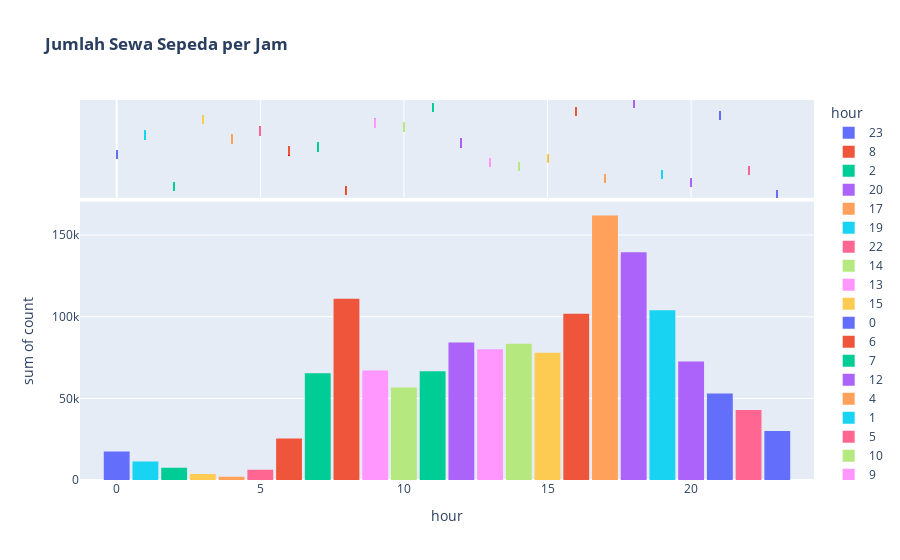

The notebook cell this image was saved under:
### Code cell
fig_hour_count = px.histogram(df, x="hour", y="count", color="hour", barmode="relative",
                             marginal="rug", title="<b>Jumlah Sewa Sepeda per Jam</b>")
fig_hour_count.update_layout(bargap=0.1)
fig_hour_count.show()

### Figure 1 — Plotly figure (JSON) as saved in the notebook; plotly's stock layout.template omitted (floating-point values rounded to 4 significant figures; data arrays with more than 128 entries replaced by an {"elided": "..."} marker saying what was removed)
{"data": [{"bingroup": "x", "histfunc": "sum", "hovertemplate": "hour=%{x}<br>sum of count=%{y}<extra></extra>", "legendgroup": "23", "marker": {"color": "#636efa", "pattern": {"shape": ""}}, "name": "23", "orientation": "v", "showlegend": true, "type": "histogram", "x": {"elided": "328 int values"}, "xaxis": "x", "y": {"elided": "328 int values"}, "yaxis": "y"}, {"boxpoints": "all", "fillcolor": "rgba(255,255,255,0)", "hoveron": "points", "hovertemplate": "hour=%{x}<extra></extra>", "jitter": 0, "legendgroup": "23", "line": {"color": "rgba(255,255,255,0)"}, "marker": {"color": "#636efa", "symbol": "line-ns-open"}, "name": "23", "showlegend": false, "type": "box", "x": {"elided": "328 int values"}, "xaxis": "x2", "yaxis": "y2"}, {"bingroup": "x", "histfunc": "sum", "hovertemplate": "hour=%{x}<br>sum of count=%{y}<extra></extra>", "legendgroup": "8", "marker": {"color": "#EF553B", "pattern": {"shape": ""}}, "name": "8", "orientation": "v", "showlegend": true, "type": "histogram", "x": {"elided": "313 int values"}, "xaxis": "x", "y": {"elided": "313 int values"}, "yaxis": "y"}, {"boxpoints": "all", "fillcolor": "rgba(255,255,255,0)", "hoveron": "points", "hovertemplate": "hour=%{x}<extra></extra>", "jitter": 0, "legendgroup": "8", "line": {"color": "rgba(255,255,255,0)"}, "marker": {"color": "#EF553B", "symbol": "line-ns-open"}, "name": "8", "showlegend": false, "type": "box", "x": {"elided": "313 int values"}, "xaxis": "x2", "yaxis": "y2"}, {"bingroup": "x", "histfunc": "sum", "hovertemplate": "hour=%{x}<br>sum of count=%{y}<extra></extra>", "legendgroup": "2", "marker": {"color": "#00cc96", "pattern": {"shape": ""}}, "name": "2", "orientation": "v", "showlegend": true, "type": "histogram", "x": {"elided": "320 int values"}, "xaxis": "x", "y": {"elided": "320 int values"}, "yaxis": "y"}, {"boxpoints": "all", "fillcolor": "rgba(255,255,255,0)", "hoveron": "points", "hovertemplate": "hour=%{x}<extra></extra>", "jitter": 0, "legendgroup": "2", "line": {"color": "rgba(255,255,255,0)"}, "marker": {"color": "#00cc96", "symbol": "line-ns-open"}, "name": "2", "showlegend": false, "type": "box", "x": {"elided": "320 int values"}, "xaxis": "x2", "yaxis": "y2"}, {"bingroup": "x", "histfunc": "sum", "hovertemplate": "hour=%{x}<br>sum of count=%{y}<extra></extra>", "legendgroup": "20", "marker": {"color": "#ab63fa", "pattern": {"shape": ""}}, "name": "20", "orientation": "v", "showlegend": true, "type": "histogram", "x": {"elided": "319 int values"}, "xaxis": "x", "y": {"elided": "319 int values"}, "yaxis": "y"}, {"boxpoints": "all", "fillcolor": "rgba(255,255,255,0)", "hoveron": "points", "hovertemplate": "hour=%{x}<extra></extra>", "jitter": 0, "legendgroup": "20", "line": {"color": "rgba(255,255,255,0)"}, "marker": {"color": "#ab63fa", "symbol": "line-ns-open"}, "name": "20", "showlegend": false, "type": "box", "x": {"elided": "319 int values"}, "xaxis": "x2", "yaxis": "y2"}, {"bingroup": "x", "histfunc": "sum", "hovertemplate": "hour=%{x}<br>sum of count=%{y}<extra></extra>", "legendgroup": "17", "marker": {"color": "#FFA15A", "pattern": {"shape": ""}}, "name": "17", "orientation": "v", "showlegend": true, "type": "histogram", "x": {"elided": "343 int values"}, "xaxis": "x", "y": {"elided": "343 int values"}, "yaxis": "y"}, {"boxpoints": "all", "fillcolor": "rgba(255,255,255,0)", "hoveron": "points", "hovertemplate": "hour=%{x}<extra></extra>", "jitter": 0, "legendgroup": "17", "line": {"color": "rgba(255,255,255,0)"}, "marker": {"color": "#FFA15A", "symbol": "line-ns-open"}, "name": "17", "showlegend": false, "type": "box", "x": {"elided": "343 int values"}, "xaxis": "x2", "yaxis": "y2"}, {"bingroup": "x", "histfunc": "sum", "hovertemplate": "hour=%{x}<br>sum of count=%{y}<extra></extra>", "legendgroup": "19", "marker": {"color": "#19d3f3", "pattern": {"shape": ""}}, "name": "19", "orientation": "v", "showlegend": true, "type": "histogram", "x": {"elided": "326 int values"}, "xaxis": "x", "y": {"elided": "326 int values"}, "yaxis": "y"}, {"boxpoints": "all", "fillcolor": "rgba(255,255,255,0)", "hoveron": "points", "hovertemplate": "hour=%{x}<extra></extra>", "jitter": 0, "legendgroup": "19", "line": {"color": "rgba(255,255,255,0)"}, "marker": {"color": "#19d3f3", "symbol": "line-ns-open"}, "name": "19", "showlegend": false, "type": "box", "x": {"elided": "326 int values"}, "xaxis": "x2", "yaxis": "y2"}, {"bingroup": "x", "histfunc": "sum", "hovertemplate": "hour=%{x}<br>sum of count=%{y}<extra></extra>", "legendgroup": "22", "marker": {"color": "#FF6692", "pattern": {"shape": ""}}, "name": "22", "orientation": "v", "showlegend": true, "type": "histogram", "x": {"elided": "326 int values"}, "xaxis": "x", "y": {"elided": "326 int values"}, "yaxis": "y"}, {"boxpoints": "all", "fillcolor": "rgba(255,255,255,0)", "hoveron": "points", "hovertemplate": "hour=%{x}<extra></extra>", "jitter": 0, "legendgroup": "22", "line": {"color": "rgba(255,255,255,0)"}, "marker": {"color": "#FF6692", "symbol": "line-ns-open"}, "name": "22", "showlegend": false, "type": "box", "x": {"elided": "326 int values"}, "xaxis": "x2", "yaxis": "y2"}, {"bingroup": "x", "histfunc": "sum", "hovertemplate": "hour=%{x}<br>sum of count=%{y}<extra></extra>", "legendgroup": "14", "marker": {"color": "#B6E880", "pattern": {"shape": ""}}, "name": "14", "orientation": "v", "showlegend": true, "type": "histogram", "x": {"elided": "332 int values"}, "xaxis": "x", "y": {"elided": "332 int values"}, "yaxis": "y"}, {"boxpoints": "all", "fillcolor": "rgba(255,255,255,0)", "hoveron": "points", "hovertemplate": "hour=%{x}<extra></extra>", "jitter": 0, "legendgroup": "14", "line": {"color": "rgba(255,255,255,0)"}, "marker": {"color": "#B6E880", "symbol": "line-ns-open"}, "name": "14", "showlegend": false, "type": "box", "x": {"elided": "332 int values"}, "xaxis": "x2", "yaxis": "y2"}, {"bingroup": "x", "histfunc": "sum", "hovertemplate": "hour=%{x}<br>sum of count=%{y}<extra></extra>", "legendgroup": "13", "marker": {"color": "#FF97FF", "pattern": {"shape": ""}}, "name": "13", "orientation": "v", "showlegend": true, "type": "histogram", "x": {"elided": "319 int values"}, "xaxis": "x", "y": {"elided": "319 int values"}, "yaxis": "y"}, {"boxpoints": "all", "fillcolor": "rgba(255,255,255,0)", "hoveron": "points", "hovertemplate": "hour=%{x}<extra></extra>", "jitter": 0, "legendgroup": "13", "line": {"color": "rgba(255,255,255,0)"}, "marker": {"color": "#FF97FF", "symbol": "line-ns-open"}, "name": "13", "showlegend": false, "type": "box", "x": {"elided": "319 int values"}, "xaxis": "x2", "yaxis": "y2"}, {"bingroup": "x", "histfunc": "sum", "hovertemplate": "hour=%{x}<br>sum of count=%{y}<extra></extra>", "legendgroup": "15", "marker": {"color": "#FECB52", "pattern": {"shape": ""}}, "name": "15", "orientation": "v", "showlegend": true, "type": "histogram", "x": {"elided": "313 int values"}, "xaxis": "x", "y": {"elided": "313 int values"}, "yaxis": "y"}, {"boxpoints": "all", "fillcolor": "rgba(255,255,255,0)", "hoveron": "points", "hovertemplate": "hour=%{x}<extra></extra>", "jitter": 0, "legendgroup": "15", "line": {"color": "rgba(255,255,255,0)"}, "marker": {"color": "#FECB52", "symbol": "line-ns-open"}, "name": "15", "showlegend": false, "type": "box", "x": {"elided": "313 int values"}, "xaxis": "x2", "yaxis": "y2"}, {"bingroup": "x", "histfunc": "sum", "hovertemplate": "hour=%{x}<br>sum of count=%{y}<extra></extra>", "legendgroup": "0", "marker": {"color": "#636efa", "pattern": {"shape": ""}}, "name": "0", "orientation": "v", "showlegend": true, "type": "histogram", "x": {"elided": "309 int values"}, "xaxis": "x", "y": {"elided": "309 int values"}, "yaxis": "y"}, {"boxpoints": "all", "fillcolor": "rgba(255,255,255,0)", "hoveron": "points", "hovertemplate": "hour=%{x}<extra></extra>", "jitter": 0, "legendgroup": "0", "line": {"color": "rgba(255,255,255,0)"}, "marker": {"color": "#636efa", "symbol": "line-ns-open"}, "name": "0", "showlegend": false, "type": "box", "x": {"elided": "309 int values"}, "xaxis": "x2", "yaxis": "y2"}, {"bingroup": "x", "histfunc": "sum", "hovertemplate": "hour=%{x}<br>sum of count=%{y}<extra></extra>", "legendgroup": "6", "marker": {"color": "#EF553B", "pattern": {"shape": ""}}, "name": "6", "orientation": "v", "showlegend": true, "type": "histogram", "x": {"elided": "329 int values"}, "xaxis": "x", "y": {"elided": "329 int values"}, "yaxis": "y"}, {"boxpoints": "all", "fillcolor": "rgba(255,255,255,0)", "hoveron": "points", "hovertemplate": "hour=%{x}<extra></extra>", "jitter": 0, "legendgroup": "6", "line": {"color": "rgba(255,255,255,0)"}, "marker": {"color": "#EF553B", "symbol": "line-ns-open"}, "name": "6", "showlegend": false, "type": "box", "x": {"elided": "329 int values"}, "xaxis": "x2", "yaxis": "y2"}, {"bingroup": "x", "histfunc": "sum", "hovertemplate": "hour=%{x}<br>sum of count=%{y}<extra></extra>", "legendgroup": "7", "marker": {"color": "#00cc96", "pattern": {"shape": ""}}, "name": "7", "orientation": "v", "showlegend": true, "type": "histogram", "x": {"elided": "312 int values"}, "xaxis": "x", "y": {"elided": "312 int values"}, "yaxis": "y"}, {"boxpoints": "all", "fillcolor": "rgba(255,255,255,0)", "hoveron": "points", "hovertemplate": "hour=%{x}<extra></extra>", "jitter": 0, "legendgroup": "7", "line": {"color": "rgba(255,255,255,0)"}, "marker": {"color": "#00cc96", "symbol": "line-ns-open"}, "name": "7", "showlegend": false, "type": "box", "x": {"elided": "312 int values"}, "xaxis": "x2", "yaxis": "y2"}, {"bingroup": "x", "histfunc": "sum", "hovertemplate": "hour=%{x}<br>sum of count=%{y}<extra></extra>", "legendgroup": "12", "marker": {"color": "#ab63fa", "pattern": {"shape": ""}}, "name": "12", "orientation": "v", "showlegend": true, "type": "histogram", "x": {"elided": "325 int values"}, "xaxis": "x", "y": {"elided": "325 int values"}, "yaxis": "y"}, {"boxpoints": "all", "fillcolor": "rgba(255,255,255,0)", "hoveron": "points", "hovertemplate": "hour=%{x}<extra></extra>", "jitter": 0, "legendgroup": "12", "line": {"color": "rgba(255,255,255,0)"}, "marker": {"color": "#ab63fa", "symbol": "line-ns-open"}, "name": "12", "showlegend": false, "type": "box", "x": {"elided": "325 int values"}, "xaxis": "x2", "yaxis": "y2"}, {"bingroup": "x", "histfunc": "sum", "hovertemplate": "hour=%{x}<br>sum of count=%{y}<extra></extra>", "legendgroup": "4", "marker": {"color": "#FFA15A", "pattern": {"shape": ""}}, "name": "4", "orientation": "v", "showlegend": true, "type": "histogram", "x": {"elided": "311 int values"}, "xaxis": "x", "y": {"elided": "311 int values"}, "yaxis": "y"}, {"boxpoints": "all", "fillcolor": "rgba(255,255,255,0)", "hoveron": "points", "hovertemplate": "hour=%{x}<extra></extra>", "jitter": 0, "legendgroup": "4", "line": {"color": "rgba(255,255,255,0)"}, "marker": {"color": "#FFA15A", "symbol": "line-ns-open"}, "name": "4", "showlegend": false, "type": "box", "x": {"elided": "311 int values"}, "xaxis": "x2", "yaxis": "y2"}, {"bingroup": "x", "histfunc": "sum", "hovertemplate": "hour=%{x}<br>sum of count=%{y}<extra></extra>", "legendgroup": "1", "marker": {"color": "#19d3f3", "pattern": {"shape": ""}}, "name": "1", "orientation": "v", "showlegend": true, "type": "histogram", "x": {"elided": "333 int values"}, "xaxis": "x", "y": {"elided": "333 int values"}, "yaxis": "y"}, {"boxpoints": "all", "fillcolor": "rgba(255,255,255,0)", "hoveron": "points", "hovertemplate": "hour=%{x}<extra></extra>", "jitter": 0, "legendgroup": "1", "line": {"color": "rgba(255,255,255,0)"}, "marker": {"color": "#19d3f3", "symbol": "line-ns-open"}, "name": "1", "showlegend": false, "type": "box", "x": {"elided": "333 int values"}, "xaxis": "x2", "yaxis": "y2"}, {"bingroup": "x", "histfunc": "sum", "hovertemplate": "hour=%{x}<br>sum of count=%{y}<extra></extra>", "legendgroup": "5", "marker": {"color": "#FF6692", "pattern": {"shape": ""}}, "name": "5", "orientation": "v", "showlegend": true, "type": "histogram", "x": {"elided": "316 int values"}, "xaxis": "x", "y": {"elided": "316 int values"}, "yaxis": "y"}, {"boxpoints": "all", "fillcolor": "rgba(255,255,255,0)", "hoveron": "points", "hovertemplate": "hour=%{x}<extra></extra>", "jitter": 0, "legendgroup": "5", "line": {"color": "rgba(255,255,255,0)"}, "marker": {"color": "#FF6692", "symbol": "line-ns-open"}, "name": "5", "showlegend": false, "type": "box", "x": {"elided": "316 int values"}, "xaxis": "x2", "yaxis": "y2"}, {"bingroup": "x", "histfunc": "sum", "hovertemplate": "hour=%{x}<br>sum of count=%{y}<extra></extra>", "legendgroup": "10", "marker": {"color": "#B6E880", "pattern": {"shape": ""}}, "name": "10", "orientation": "v", "showlegend": true, "type": "histogram", "x": {"elided": "326 int values"}, "xaxis": "x", "y": {"elided": "326 int values"}, "yaxis": "y"}, {"boxpoints": "all", "fillcolor": "rgba(255,255,255,0)", "hoveron": "points", "hovertemplate": "hour=%{x}<extra></extra>", "jitter": 0, "legendgroup": "10", "line": {"color": "rgba(255,255,255,0)"}, "marker": {"color": "#B6E880", "symbol": "line-ns-open"}, "name": "10", "showlegend": false, "type": "box", "x": {"elided": "326 int values"}, "xaxis": "x2", "yaxis": "y2"}, {"bingroup": "x", "histfunc": "sum", "hovertemplate": "hour=%{x}<br>sum of count=%{y}<extra></extra>", "legendgroup": "9", "marker": {"color": "#FF97FF", "pattern": {"shape": ""}}, "name": "9", "orientation": "v", "showlegend": true, "type": "histogram", "x": {"elided": "300 int values"}, "xaxis": "x", "y": {"elided": "300 int values"}, "yaxis": "y"}, {"boxpoints": "all", "fillcolor": "rgba(255,255,255,0)", "hoveron": "points", "hovertemplate": "hour=%{x}<extra></extra>", "jitter": 0, "legendgroup": "9", "line": {"color": "rgba(255,255,255,0)"}, "marker": {"color": "#FF97FF", "symbol": "line-ns-open"}, "name": "9", "showlegend": false, "type": "box", "x": {"elided": "300 int values"}, "xaxis": "x2", "yaxis": "y2"}, {"bingroup": "x", "histfunc": "sum", "hovertemplate": "hour=%{x}<br>sum of count=%{y}<extra></extra>", "legendgroup": "3", "marker": {"color": "#FECB52", "pattern": {"shape": ""}}, "name": "3", "orientation": "v", "showlegend": true, "type": "histogram", "x": {"elided": "303 int values"}, "xaxis": "x", "y": {"elided": "303 int values"}, "yaxis": "y"}, {"boxpoints": "all", "fillcolor": "rgba(255,255,255,0)", "hoveron": "points", "hovertemplate": "hour=%{x}<extra></extra>", "jitter": 0, "legendgroup": "3", "line": {"color": "rgba(255,255,255,0)"}, "marker": {"color": "#FECB52", "symbol": "line-ns-open"}, "name": "3", "showlegend": false, "type": "box", "x": {"elided": "303 int values"}, "xaxis": "x2", "yaxis": "y2"}, {"bingroup": "x", "histfunc": "sum", "hovertemplate": "hour=%{x}<br>sum of count=%{y}<extra></extra>", "legendgroup": "21", "marker": {"color": "#636efa", "pattern": {"shape": ""}}, "name": "21", "orientation": "v", "showlegend": true, "type": "histogram", "x": {"elided": "310 int values"}, "xaxis": "x", "y": {"elided": "310 int values"}, "yaxis": "y"}, {"boxpoints": "all", "fillcolor": "rgba(255,255,255,0)", "hoveron": "points", "hovertemplate": "hour=%{x}<extra></extra>", "jitter": 0, "legendgroup": "21", "line": {"color": "rgba(255,255,255,0)"}, "marker": {"color": "#636efa", "symbol": "line-ns-open"}, "name": "21", "showlegend": false, "type": "box", "x": {"elided": "310 int values"}, "xaxis": "x2", "yaxis": "y2"}, {"bingroup": "x", "histfunc": "sum", "hovertemplate": "hour=%{x}<br>sum of count=%{y}<extra></extra>", "legendgroup": "16", "marker": {"color": "#EF553B", "pattern": {"shape": ""}}, "name": "16", "orientation": "v", "showlegend": true, "type": "histogram", "x": {"elided": "323 int values"}, "xaxis": "x", "y": {"elided": "323 int values"}, "yaxis": "y"}, {"boxpoints": "all", "fillcolor": "rgba(255,255,255,0)", "hoveron": "points", "hovertemplate": "hour=%{x}<extra></extra>", "jitter": 0, "legendgroup": "16", "line": {"color": "rgba(255,255,255,0)"}, "marker": {"color": "#EF553B", "symbol": "line-ns-open"}, "name": "16", "showlegend": false, "type": "box", "x": {"elided": "323 int values"}, "xaxis": "x2", "yaxis": "y2"}, {"bingroup": "x", "histfunc": "sum", "hovertemplate": "hour=%{x}<br>sum of count=%{y}<extra></extra>", "legendgroup": "11", "marker": {"color": "#00cc96", "pattern": {"shape": ""}}, "name": "11", "orientation": "v", "showlegend": true, "type": "histogram", "x": {"elided": "335 int values"}, "xaxis": "x", "y": {"elided": "335 int values"}, "yaxis": "y"}, {"boxpoints": "all", "fillcolor": "rgba(255,255,255,0)", "hoveron": "points", "hovertemplate": "hour=%{x}<extra></extra>", "jitter": 0, "legendgroup": "11", "line": {"color": "rgba(255,255,255,0)"}, "marker": {"color": "#00cc96", "symbol": "line-ns-open"}, "name": "11", "showlegend": false, "type": "box", "x": {"elided": "335 int values"}, "xaxis": "x2", "yaxis": "y2"}, {"bingroup": "x", "histfunc": "sum", "hovertemplate": "hour=%{x}<br>sum of count=%{y}<extra></extra>", "legendgroup": "18", "marker": {"color": "#ab63fa", "pattern": {"shape": ""}}, "name": "18", "orientation": "v", "showlegend": true, "type": "histogram", "x": {"elided": "318 int values"}, "xaxis": "x", "y": {"elided": "318 int values"}, "yaxis": "y"}, {"boxpoints": "all", "fillcolor": "rgba(255,255,255,0)", "hoveron": "points", "hovertemplate": "hour=%{x}<extra></extra>", "jitter": 0, "legendgroup": "18", "line": {"color": "rgba(255,255,255,0)"}, "marker": {"color": "#ab63fa", "symbol": "line-ns-open"}, "name": "18", "showlegend": false, "type": "box", "x": {"elided": "318 int values"}, "xaxis": "x2", "yaxis": "y2"}], "layout": {"bargap": 0.1, "barmode": "relative", "legend": {"title": {"text": "hour"}, "tracegroupgap": 0}, "title": {"text": "<b>Jumlah Sewa Sepeda per Jam</b>"}, "xaxis": {"anchor": "y", "categoryarray": [23, 8, 2, 20, 17, 19, 22, 14, 13, 15, 0, 6, 7, 12, 4, 1, 5, 10, 9, 3, 21, 16, 11, 18], "categoryorder": "array", "domain": [0, 1], "title": {"text": "hour"}}, "xaxis2": {"anchor": "y2", "domain": [0, 1], "matches": "x", "showgrid": true, "showticklabels": false}, "yaxis": {"anchor": "x", "domain": [0, 0.7326], "title": {"text": "sum of count"}}, "yaxis2": {"anchor": "x2", "domain": [0.7426, 1], "matches": "y2", "showgrid": false, "showline": false, "showticklabels": false, "ticks": ""}}}
